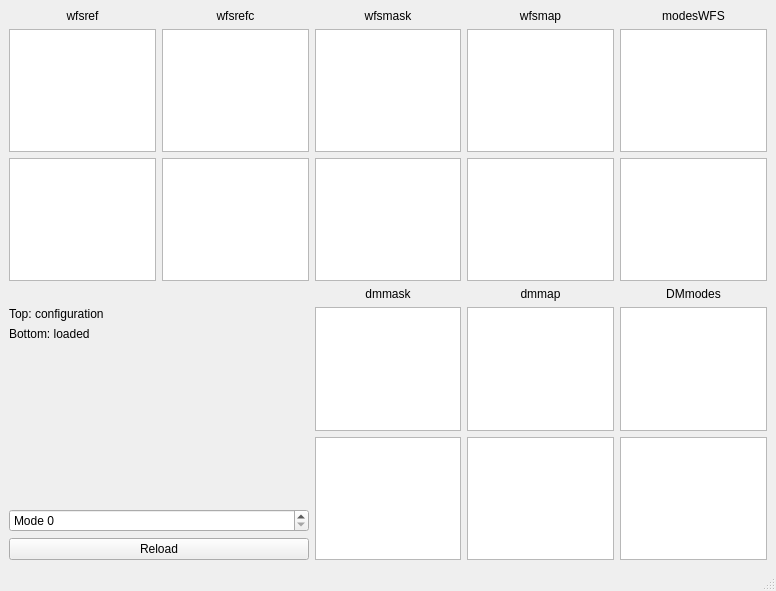
<?xml version="1.0" encoding="UTF-8"?>
<ui version="4.0">
 <class>MainWindow</class>
 <widget class="QMainWindow" name="MainWindow">
  <property name="geometry">
   <rect>
    <x>0</x>
    <y>0</y>
    <width>776</width>
    <height>591</height>
   </rect>
  </property>
  <property name="windowTitle">
   <string>Calibration - KalAO</string>
  </property>
  <widget class="QWidget" name="centralwidget">
   <layout class="QGridLayout" name="gridLayout">
    <item row="0" column="1">
     <widget class="QLabel" name="wfsrefc_label">
      <property name="text">
       <string>wfsrefc</string>
      </property>
      <property name="alignment">
       <set>Qt::AlignCenter</set>
      </property>
     </widget>
    </item>
    <item row="2" column="3">
     <widget class="KalAOGraphicsView" name="wfsmap_stream_view"/>
    </item>
    <item row="0" column="3">
     <widget class="QLabel" name="wfsmap_label">
      <property name="text">
       <string>wfsmap</string>
      </property>
      <property name="alignment">
       <set>Qt::AlignCenter</set>
      </property>
     </widget>
    </item>
    <item row="3" column="2">
     <widget class="QLabel" name="dmmask_label">
      <property name="text">
       <string>dmmask</string>
      </property>
      <property name="alignment">
       <set>Qt::AlignCenter</set>
      </property>
     </widget>
    </item>
    <item row="5" column="4">
     <widget class="KalAOGraphicsView" name="DMmodes_stream_view"/>
    </item>
    <item row="0" column="0">
     <widget class="QLabel" name="wfsrerf_label">
      <property name="text">
       <string>wfsref</string>
      </property>
      <property name="alignment">
       <set>Qt::AlignCenter</set>
      </property>
     </widget>
    </item>
    <item row="3" column="4">
     <widget class="QLabel" name="DMmodes_label">
      <property name="text">
       <string>DMmodes</string>
      </property>
      <property name="alignment">
       <set>Qt::AlignCenter</set>
      </property>
     </widget>
    </item>
    <item row="5" column="3">
     <widget class="KalAOGraphicsView" name="dmmap_stream_view"/>
    </item>
    <item row="0" column="2">
     <widget class="QLabel" name="wfsmask_label">
      <property name="text">
       <string>wfsmask</string>
      </property>
      <property name="alignment">
       <set>Qt::AlignCenter</set>
      </property>
     </widget>
    </item>
    <item row="4" column="4">
     <widget class="KalAOGraphicsView" name="DMmodes_fits_view"/>
    </item>
    <item row="2" column="2">
     <widget class="KalAOGraphicsView" name="wfsmask_stream_view"/>
    </item>
    <item row="3" column="3">
     <widget class="QLabel" name="dmmap_label">
      <property name="text">
       <string>dmmap</string>
      </property>
      <property name="alignment">
       <set>Qt::AlignCenter</set>
      </property>
     </widget>
    </item>
    <item row="2" column="4">
     <widget class="KalAOGraphicsView" name="modesWFS_stream_view"/>
    </item>
    <item row="4" column="3">
     <widget class="KalAOGraphicsView" name="dmmap_fits_view"/>
    </item>
    <item row="0" column="4">
     <widget class="QLabel" name="modesWFS_label">
      <property name="text">
       <string>modesWFS</string>
      </property>
      <property name="alignment">
       <set>Qt::AlignCenter</set>
      </property>
     </widget>
    </item>
    <item row="2" column="1">
     <widget class="KalAOGraphicsView" name="wfsrefc_stream_view"/>
    </item>
    <item row="4" column="2">
     <widget class="KalAOGraphicsView" name="dmmask_fits_view"/>
    </item>
    <item row="4" column="0" rowspan="2" colspan="2">
     <layout class="QVBoxLayout" name="verticalLayout">
      <item>
       <widget class="QLabel" name="label_9">
        <property name="text">
         <string>Top: configuration</string>
        </property>
       </widget>
      </item>
      <item>
       <widget class="QLabel" name="label_10">
        <property name="text">
         <string>Bottom: loaded</string>
        </property>
       </widget>
      </item>
      <item>
       <spacer name="verticalSpacer">
        <property name="orientation">
         <enum>Qt::Vertical</enum>
        </property>
        <property name="sizeHint" stdset="0">
         <size>
          <width>20</width>
          <height>40</height>
         </size>
        </property>
       </spacer>
      </item>
      <item>
       <widget class="QSpinBox" name="mode_spinbox">
        <property name="keyboardTracking">
         <bool>false</bool>
        </property>
        <property name="prefix">
         <string>Mode </string>
        </property>
        <property name="maximum">
         <number>9999</number>
        </property>
       </widget>
      </item>
      <item>
       <widget class="QPushButton" name="reload_button">
        <property name="text">
         <string>Reload</string>
        </property>
       </widget>
      </item>
     </layout>
    </item>
    <item row="5" column="2">
     <widget class="KalAOGraphicsView" name="dmmask_stream_view"/>
    </item>
    <item row="2" column="0">
     <widget class="KalAOGraphicsView" name="wfsref_stream_view"/>
    </item>
    <item row="1" column="4">
     <widget class="KalAOGraphicsView" name="modesWFS_fits_view"/>
    </item>
    <item row="1" column="3">
     <widget class="KalAOGraphicsView" name="wfsmap_fits_view"/>
    </item>
    <item row="1" column="2">
     <widget class="KalAOGraphicsView" name="wfsmask_fits_view"/>
    </item>
    <item row="1" column="1">
     <widget class="KalAOGraphicsView" name="wfsrefc_fits_view"/>
    </item>
    <item row="1" column="0">
     <widget class="KalAOGraphicsView" name="wfsref_fits_view"/>
    </item>
   </layout>
  </widget>
  <widget class="QMenuBar" name="menubar">
   <property name="geometry">
    <rect>
     <x>0</x>
     <y>0</y>
     <width>776</width>
     <height>23</height>
    </rect>
   </property>
  </widget>
  <widget class="QStatusBar" name="statusbar"/>
 </widget>
 <customwidgets>
  <customwidget>
   <class>KalAOGraphicsView</class>
   <extends>QGraphicsView</extends>
   <header>kalao</header>
  </customwidget>
 </customwidgets>
 <resources/>
 <connections/>
</ui>
